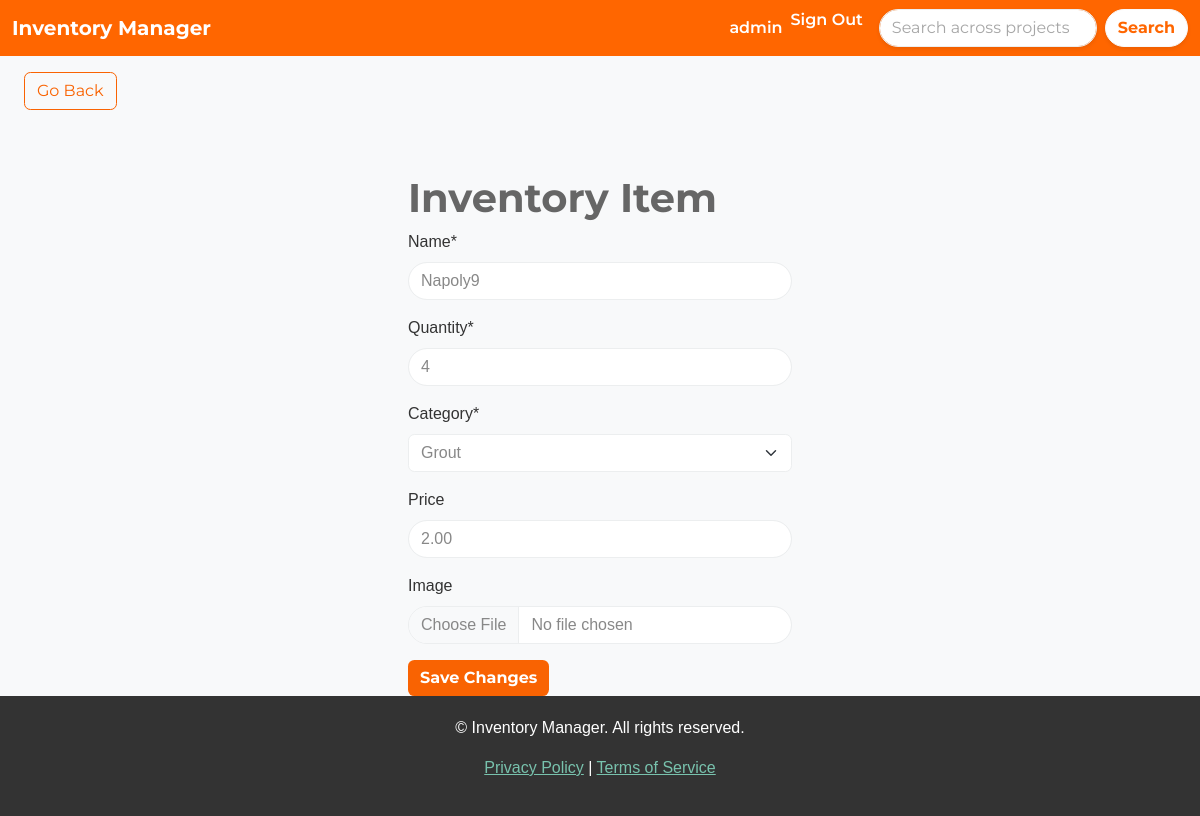
The app's page /edit-item/34/ (signed in), older data.
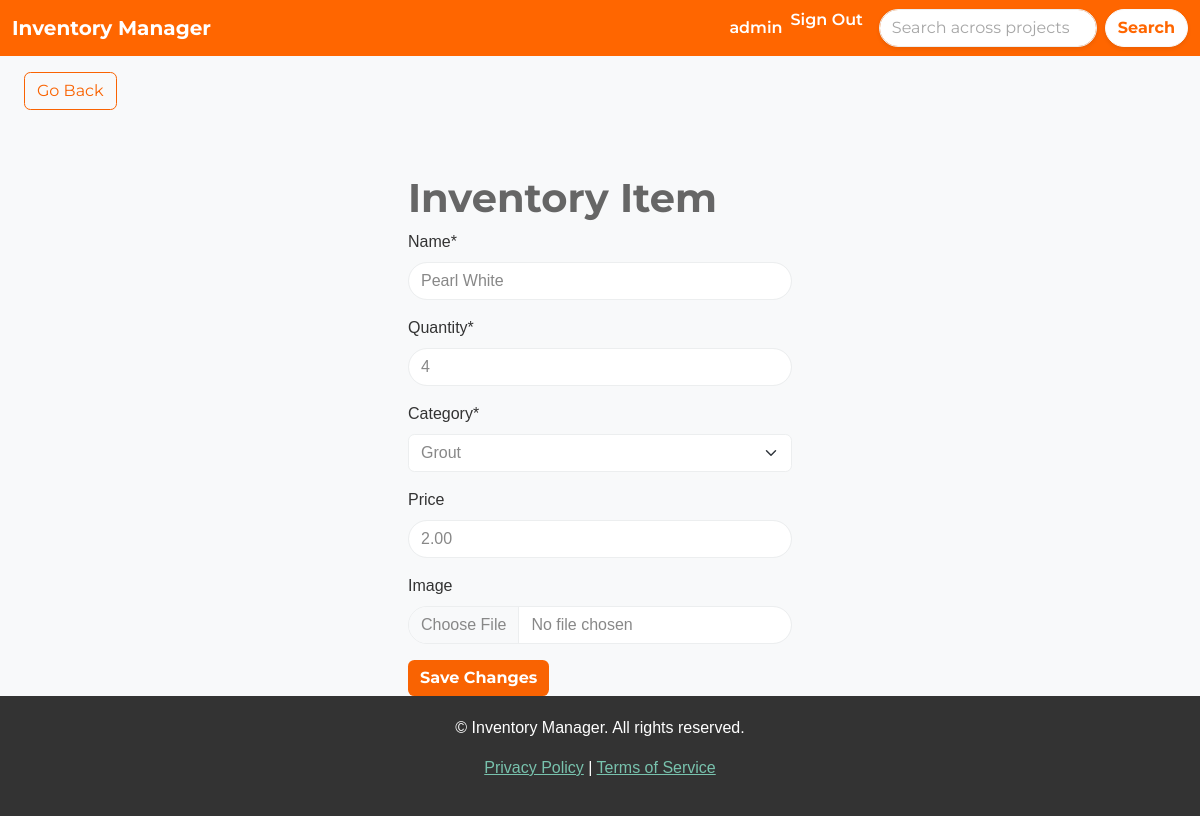
The same page, newer data.
### inventory/models.py (models this page shows, shortened)
class InventoryItem(models.Model):
    name = models.CharField(max_length=200)
    quantity = models.IntegerField()
    category = models.ForeignKey('Category', on_delete=models.SET_NULL, blank=True, null=True)
    price = models.DecimalField(max_digits=10, decimal_places=2, blank=True, null=True)
    date_created = models.DateTimeField(auto_now_add=True)
    user = models.ForeignKey(User, on_delete=models.CASCADE)
    project = models.ForeignKey(Project, on_delete=models.CASCADE, related_name="inventory_items", blank=False, null=False)
    image = models.ImageField(upload_to='inventory_images/', null=True, blank=True)

### inventory/views.py (the view, shortened to what this page needs)
# urls.py: path('edit-item/<int:pk>/', EditItem.as_view(), name='edit-item'),
class EditItem(LoginRequiredMixin, UpdateView):
    model = InventoryItem
    form_class = InventoryItemForm
    template_name = 'inventory/item_form.html'
    def get_form_kwargs(self):
        kwargs = super().get_form_kwargs()
        kwargs['project'] = self.object.project
        return kwargs

### inventory/forms.py (shortened to what this page needs)
class InventoryItemForm(forms.ModelForm):
    category = forms.ModelChoiceField(queryset=Category.objects.all(), initial=0)
    class Meta:
        model = InventoryItem
        fields = ['name', 'quantity', 'category', 'price', 'image']
    def __init__(self, *args, **kwargs):
        self.project = kwargs.pop('project', None)  # Accept project as an argument
        super().__init__(*args, **kwargs)

### inventory/models.py (called while the page is built)
	def __str__(self):
		return self.name

### inventory/templates/inventory/item_form.html (shortened to what this page needs)
{% extends 'inventory/base.html' %}
{% load crispy_forms_tags %}
{% block content %}
    <button onclick="window.history.back()" class="btn btn-outline-primary my-3 mx-4">Go Back</button>
    <div class="row">
        <div class="col-11 col-md-4 mx-auto mt-5">
            <h1>Inventory Item</h1>
            <form method="POST" enctype="multipart/form-data">
                {{ form.name|as_crispy_field }}
                {{ form.quantity|as_crispy_field }}
                {{ form.category|as_crispy_field }}
                {{ form.price|as_crispy_field }}
                {{ form.image|as_crispy_field }}
                <div class="mt-3">
                    {% if form.instance.pk %}
                        <button type="submit" class="btn btn-primary">Save Changes</button>
                    {% else %}
                        <button type="submit" class="btn btn-primary">Add Item</button>
                    {% endif %}
                </div>
            </form>
        </div>
    </div>
{% endblock content %}

Row changes from the older to the newer data that the page shows:
changed InventoryItem "Grout": name "Napoly9" → "Pearl White"
